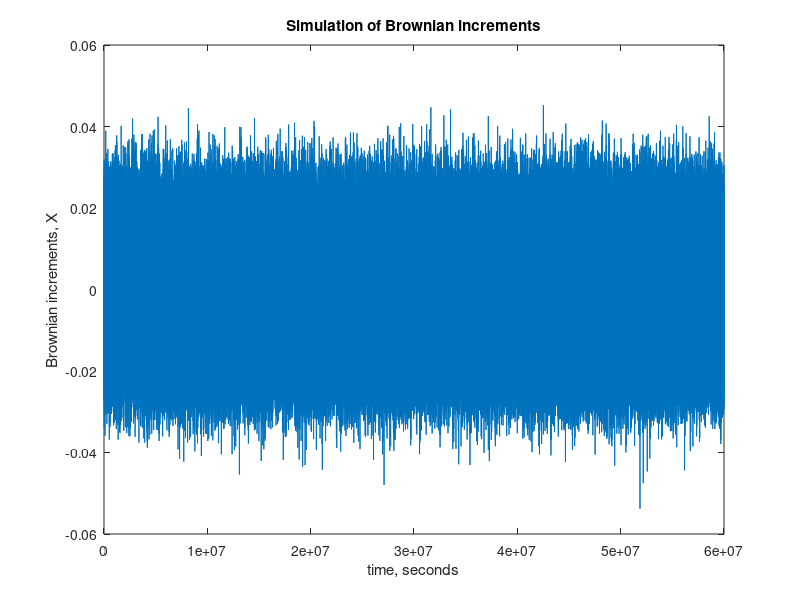
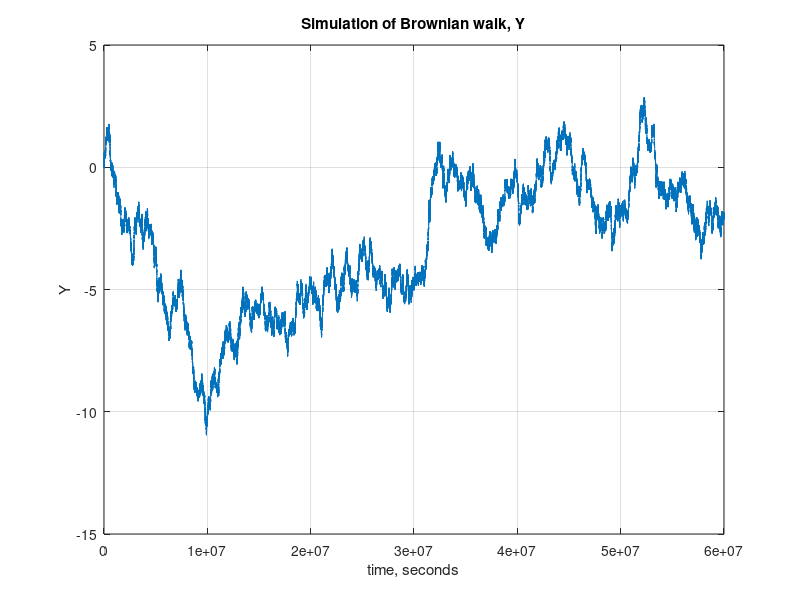

Write MATLAB code to recreate these figures, in order.
% To make a walk Y from a Brownian process X
% 
 clear all; close all;

N=1e6; % Number of sample intervals

t=60*(1:N);

randn('state', sum(100*clock));

X = normrnd(0,0.01,N,1);

X=X';

figure(1)
plot(t,X)
title('Simulation of Brownian increments')
ylabel('Brownian increments, X')
xlabel('time, seconds')

figure(2)
Y=cumsum(X);
plot(t,Y)
grid on
title('Simulation of Brownian walk, Y')
ylabel('Y')
xlabel('time, seconds')

% figure(3)
% plot(t,OldX)
% title('Simulation of Brownian increments')
% ylabel('Brownian increments, OldX')
% xlabel('time, seconds')

% a=[t;Y];
% 
% fid=fopen('Gaussian.dat','w');
% fprintf(fid,'%f %f\n',a);
% fclose(fid);